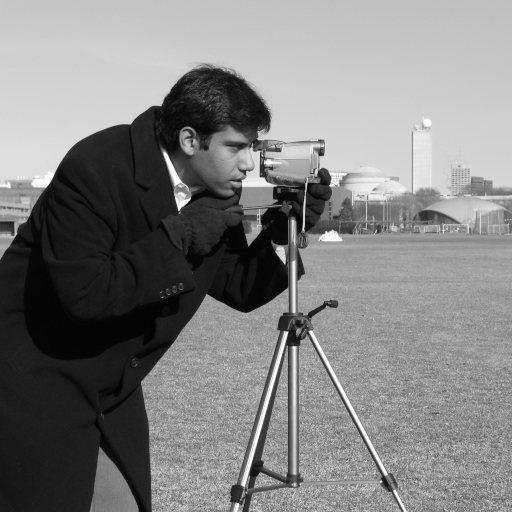
#> input picture skimage.data.camera(), 512 x 512 px
$ jupyter execute 8_HomographyProjections.ipynb   (shell and % lines are left out)
#> lines starting #> are read from the running program, lines starting #| are printed output that depends on the picture
# CSCI E-25
## Homography and Projection
### Steve Elston

## Introduction

Transformation or projection of images is a fundamental and essential method in computer vision. Many applications, such as image stitching and stereo vision, require projection methods.

In these exercises our primary focus is on projection using the extrinsic matrix. You will apply three types of commonly used extrinsic and one intrinsic transformation to an image:
1. **Euclidean**, rotation and translation.
2. **Similarity**, rotation, translation and scale.
3. **Affine**,  rotation, translation, scale and shear.
4. **Intrinsic camera parameters**, focal length.

Before starting the exercises execute the code in the cell below to import the required packages.

[cell 1]
import skimage
from skimage import data
from skimage.filters.rank import equalize
import skimage.filters as skfilters
import skimage.morphology as morphology
import skimage.transform as transform
from skimage.color import rgb2gray
from skimage import exposure
from PIL import Image
import numpy as np
import math
import matplotlib.pyplot as plt

## Load and Prepare the Image

For these exercises you will work with a gray scale image. Execute the code in the cell below to load the image and display it.

[cell 2]
def plot_grayscale(img, h=8):
    plt.figure(figsize=(h, h))
    _=plt.imshow(img, cmap=plt.get_cmap('gray'))

camera_image = data.camera()
#> camera_image is the input picture: shape (512, 512); min 0, max 255, mean 129.1
print('Image size = ' + str(camera_image.shape))
#| Image size = (512, 512)
plot_grayscale(camera_image)

To make the process of visualizing the transformations of image easier a dark margin will be added to the image. Execute the code in the cell below to place the image on the background and to display the result.

[cell 3]
half_margin = 256
background = np.zeros((camera_image.shape[0] + 2*half_margin, camera_image.shape[1] + 2*half_margin)).astype('int')
print('Shape of the background = ' + str(background.shape))
#| Shape of the background = (1024, 1024)

camera_image_background = background
#camera_image_background[2*half_margin:camera_image_background.shape[0], 0:camera_image_background.shape[1]-2*half_margin] = camera_image
camera_image_background[half_margin:camera_image_background.shape[0] - half_margin, half_margin:camera_image_background.shape[1]-half_margin] = camera_image
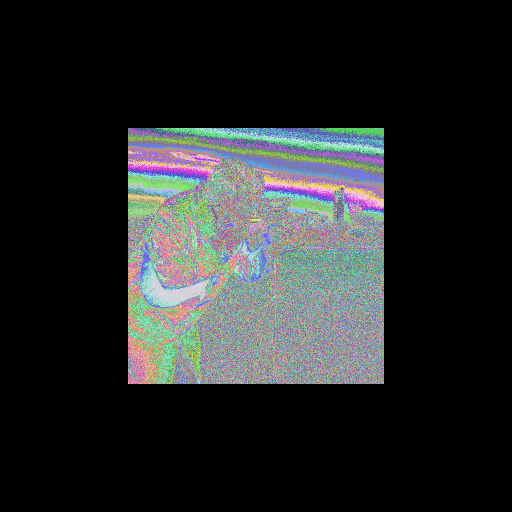
#> camera_image_background: shape (1024, 1024) int64 (shown at 1/2 size); 256 distinct labels, from 0 to 255; one colour per label, 0 black
plot_grayscale(camera_image_background)

> **Note:** Unless otherwise specified, use this gray scale image for the following exercises.

## Euclidean Transformation

The Euclidean transformation involves only rotation and translation. The shape of objects is preserved by the Euclidean transformation.

> **Exercise 8-1:** You will now apply the Euclidean transformation to the image with the margin background. Perform the following steps:
> 1. Create the Numpy transformation matrix for a rotation of $\pi/8$, with no translation, in homogeneous coordinates.
> 2. Display the transformation matrix.
> 3. Apply your transformation matrix to the image using the [skimage.transform.warp](https://scikit-image.org/docs/dev/api/skimage.transform.html#skimage.transform.warp) function, and display the result.

[cell 4]
## Put your code below

> 4. Next create a new Numpy transformation matrix in homogeneous coordinates with the same rotation of $\pi/8$, but with a translation vector of of $[256, -128]^T$.
> 5. Display the new transformation matrix.
> 6. Apply your transformation matrix to the image and display the result.

[cell 5]
## Put your code below

> 7. Finally, you can check your transformation matrix by using the [skimage.transform.EuclideanTransform](https://scikit-image.org/docs/stable/api/skimage.transform.html#skimage.transform.EuclideanTransform) function, using the rotation angle and translation vector. Compute and display the transformation matrix, in homogeneous coordinates, using the arguments specified in step 4 of this exercise.

[cell 6]
## Put your code below

> In one or two sentences answer the following questions:
> 1. Examine the image displayed in step 3. Keeping in mind that the origin of the image display is in the upper left corner, does the rotated image appear as you expected and why?
> 2. How does the addition of a translation change the result of the transformation.
> 3. Compare the transformation matrix you computed for step 4 with the matrix computed in step 7. Are these transformation matrices the same?
> **End of exercise.**

> **Answers:**
> 1.
> 2.
> 3.

## Similarity Transform

You will now extend the generality of the transformation by adding a change of scale. A similarity transformation can perform rotation, translation as scale. The like the Euclidean transform, the similarity transform preserves shape.

> **Exercise 8-2:**  You will now do the following to explore the properties of the similarity transform:
> 1. Create a NHumpy transformation matrix in homogeneous coordinates with the same rotation of $\pi/8$, translation vector of of $[128,0]^T$ and a scale of 0.5. Keep in mind that the scale is applied as $1.0/scale$ to each of the rotation matrix elements.
> 2. Display the transformation matrix.
> 3. Apply your transformation matrix to the image and display the result.

[cell 7]
## Put your code below

> 4. You can check your transformation matrix by using the [skimage.transform.SimilarityTransform](https://scikit-image.org/docs/stable/api/skimage.transform.html#skimage.transform.SimilarityTransform) function, using the rotation angle, translation vector and scale (not the inverse). Compute and display the transformation matrix, in homogeneous coordinates, using the arguments specified in step 1 of this exercise.

[cell 8]
## Put your code below

> In one or two sentences answer the following questions.
> 1. Compare the image size and shape against the original image size. Does the transform appear to be correctly applied and why?
> 2. Is the homogeneous transformation matrix you computed identical to the one computed with the `SimilarityTransform` function?
> **End of exercise.**

> **Answer:**
> 1.
> 2.

## Affine Transform

Continuing to generalize the transformation you will now add a shear factor to the transformation. An affine transformation can perform rotation, translation, scaling and shear. The affine transformation preserves parallel lines.

> **Exercise 8-3:**  You will now do the following to explore the properties of the affine transform:
> 1. Create a Numpy transformation matrix in homogeneous coordinates with the same rotation of $\pi/8$, translation vector of $[256,-256]^T$, a scale vector of $[0.8, 0.4] and a shear of $\pi/6$. Keep in mind that the scale is applied as $1.0/scale$ to each of the rotation matrix elements. The first element of the inverse scale is applied to the x-axis rotations and the second element to the y-axis rotations. Shear is added to the y-axis rotations.
> 2. Display the transformation matrix.
> 3. Apply your transformation matrix to the image and display the result.

[cell 9]
## Put your code below

> 4. You can check your transformation matrix by using the [skimage.transform.AffineTransform](https://scikit-image.org/docs/stable/api/skimage.transform.html#skimage.transform.AffineTransform) function, using the rotation angle, translation vector and scale (not the inverse). Compute and display the transformation matrix, in homogeneous coordinates, using the arguments specified in step 1 of this exercise.

[cell 10]
## Put your code below

> In one or two sentences answer the following questions.
> 1. Compare the image size and shape against the original image size. Does the transform appear to be correctly applied and why?
> 2. Is the homogeneous transformation matrix you computed identical to the one computed with the `AffineTransform` function?
> **End of exercise.**

> **Answer:**
> 1.
> 2.

## Working with the Intrinsic Matrix

Up until now, you have been working only with the extrinsic matrix, which defines the projection of an object on the image plane. These transformations do not account for camera parameters.

The intrinsic matrix is used to model camera characteristics. Here we will only deal with one camera parameter, the focal length. Focal length is typically denoted $[\phi_x, \phi_y]$, for the x and y components, which can be independent.

THe matrix product of the intrinsic matrix and extrinsic matrix is the complete transformation. A transformation accounting for both the relationship between the object and the image plane and the camera characteristics.

> **Exercise 8-4:** You will now apply an intrinsic matrix for two different camera focal lengths by the following steps:
> 1. Define a Numpy extrinsic transform matrix in homogeneous coordinates with rotation $= 0$, translation $[-512,-512]$, no scaling, and no shear.
> 2. Define an intrinsic matrix in homogeneous coordinates with focal length $=2.0$, array offset of 0, and skew correction of 0.
> 3. Perform matrix multiplication between the transform matrix by the intrinsic matrix using [numpy.matmul](https://numpy.org/de/stable/reference/generated/numpy.matmul.html).
> 4. Print the resulting product of the transformation matrix.
> 5. Apply the resulting transformation product to the image and display the result.

[cell 11]
## Put your code below

> 6. Define a Numpy extrinsic transform matrix in homogeneous coordinates with rotation $= 0$, translation $[256,256]$, no scaling, and no shear.
> 7. Define an intrinsic matrix in homogeneous coordinates with focal length $=0.5$, array offset of 0, and skew correction of 0.
> 8. Perform matrix multiplication between the transform matrix by the intrinsic matrix using [numpy.matmul](https://numpy.org/de/stable/reference/generated/numpy.matmul.html).
> 9. Print the resulting product of the transformation matrix.
> 10. Apply the resulting transformation product to the image and display the result.

[cell 12]
## Put your code below

> In one or two sentences answer the following questions.
> 1. Examine the rotation elements of the first complete transformation matrix for focal length of 2.0. What does the diagonal and off diagonal terms tell you about the properties of the resulting transformed image?
> 2. Examine the first transformed image. Does this image appear as it should and why.
> 3. Once again examine the rotation elements of the second complete transformation matrix for focal length of 0.5. What does the diagonal and off diagonal terms tell you about the properties of the resulting transformed image?
> 4. Examine the second transformed image. When compared to the image with focal length of 2.0 is the transformed image with focal length of 0.5 consistent with the change in focal length?
> **End of exercise**.

> **Answers:**
> 1.
> 2.
> 3.
> 4.

## Projective transform

Projective transforms are the most general planar transformations. Here we will only deal with some simple examples, which are equivalent to changing the camera position.

We will define the projective transformation matrix as:

$$
\Omega =
\begin{bmatrix}
   \omega_{11}  & \omega_{12} & \omega_{13} \\
    \omega_{21}  & \omega_{22} & \omega_{23} \\
    \omega_{31}  & \omega_{32} & \omega_{33}
\end{bmatrix}
$$

To simplify the examples in the exercises, we will not consider any rotation or translation. Thus, $\Omega$ can then be written:

$$
\Omega =
\begin{bmatrix}
   1.0  & 0 & 0 \\
    0  & 1.0 & 0 \\
    \omega_{31}  & \omega_{32} & \omega_{33}
\end{bmatrix}
$$

For the following exercise you will work with a picture of a piece of furniture in the interior of a house. To load and prepare this image execute the code in the cell below.

[cell 13]
chest = Image.open('../datafiles/chest.JPG')
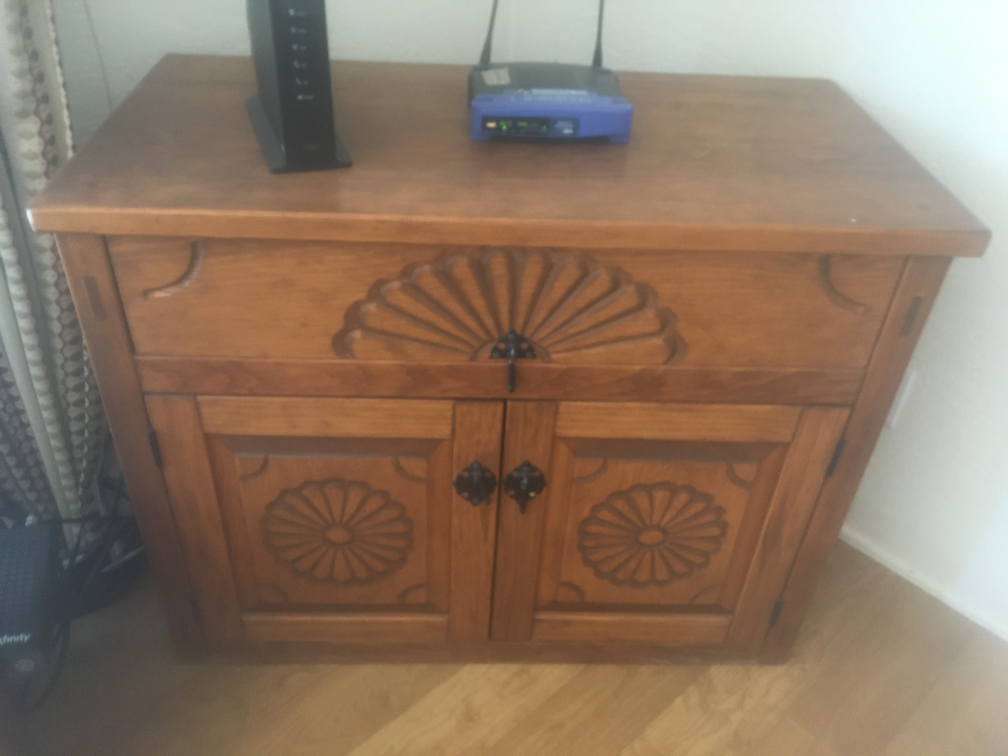
#> input picture datafiles/Chest.JPG, 4032 x 3024 px, found by its file name (shown at 1/4 size)
#> chest is the input picture: PIL image 4032x3024 RGB; mean R, G, B 141.2, 119.3, 100.7
chest = np.array(chest)
print(chest.shape)
#| (3024, 4032, 3)

chest = transform.resize(chest, (300,400))
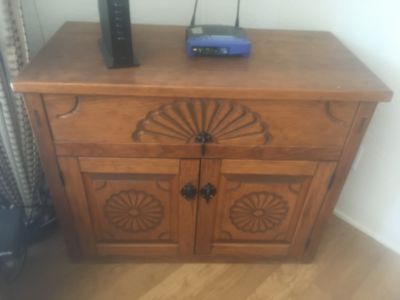
#> chest: shape (300, 400, 3) float64; mean R, G, B 0.554, 0.468, 0.395

chest = rgb2gray(chest)
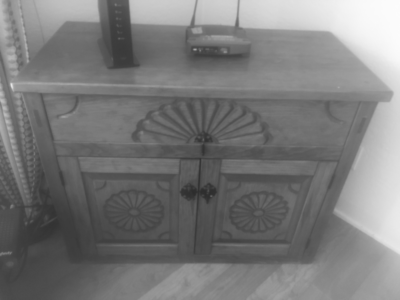
#> chest: shape (300, 400) float64; min 0.176, max 0.989, mean 0.481
plot_grayscale(chest)
